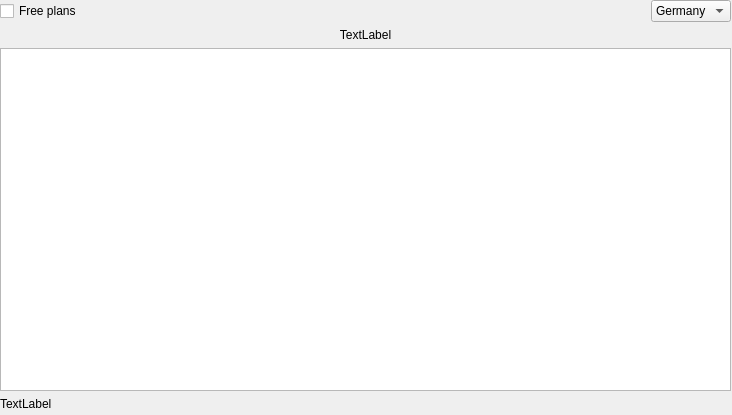
<?xml version="1.0" encoding="UTF-8"?>
<ui version="4.0">
 <class>OwncloudProviderListPage</class>
 <widget class="QWizardPage" name="OwncloudProviderListPage">
  <property name="geometry">
   <rect>
    <x>0</x>
    <y>0</y>
    <width>732</width>
    <height>415</height>
   </rect>
  </property>
  <property name="sizePolicy">
   <sizepolicy hsizetype="Preferred" vsizetype="Preferred">
    <horstretch>0</horstretch>
    <verstretch>0</verstretch>
   </sizepolicy>
  </property>
  <property name="windowTitle">
   <string>WizardPage</string>
  </property>
  <widget class="QWidget" name="verticalLayoutWidget_2">
   <property name="geometry">
    <rect>
     <x>0</x>
     <y>0</y>
     <width>731</width>
     <height>411</height>
    </rect>
   </property>
   <layout class="QVBoxLayout" name="verticalLayout" stretch="0,0,0,0">
    <property name="spacing">
     <number>6</number>
    </property>
    <property name="sizeConstraint">
     <enum>QLayout::SetDefaultConstraint</enum>
    </property>
    <item>
     <layout class="QHBoxLayout" name="horizontalLayout">
      <item>
       <widget class="QCheckBox" name="freePlans">
        <property name="text">
         <string>Free plans</string>
        </property>
       </widget>
      </item>
      <item>
       <spacer name="horizontalSpacer">
        <property name="orientation">
         <enum>Qt::Horizontal</enum>
        </property>
        <property name="sizeHint" stdset="0">
         <size>
          <width>40</width>
          <height>20</height>
         </size>
        </property>
       </spacer>
      </item>
      <item>
       <widget class="QComboBox" name="country">
        <item>
         <property name="text">
          <string>Germany</string>
         </property>
        </item>
        <item>
         <property name="text">
          <string>USA</string>
         </property>
        </item>
       </widget>
      </item>
     </layout>
    </item>
    <item>
     <widget class="QLabel" name="topLabel">
      <property name="sizePolicy">
       <sizepolicy hsizetype="Preferred" vsizetype="Fixed">
        <horstretch>0</horstretch>
        <verstretch>0</verstretch>
       </sizepolicy>
      </property>
      <property name="text">
       <string>TextLabel</string>
      </property>
      <property name="textFormat">
       <enum>Qt::RichText</enum>
      </property>
      <property name="alignment">
       <set>Qt::AlignCenter</set>
      </property>
      <property name="wordWrap">
       <bool>true</bool>
      </property>
     </widget>
    </item>
    <item>
     <widget class="QListWidget" name="listWidget">
      <property name="focusPolicy">
       <enum>Qt::StrongFocus</enum>
      </property>
      <property name="selectionMode">
       <enum>QAbstractItemView::NoSelection</enum>
      </property>
      <property name="verticalScrollMode">
       <enum>QAbstractItemView::ScrollPerPixel</enum>
      </property>
      <property name="horizontalScrollMode">
       <enum>QAbstractItemView::ScrollPerPixel</enum>
      </property>
      <property name="resizeMode">
       <enum>QListView::Adjust</enum>
      </property>
     </widget>
    </item>
    <item>
     <widget class="QLabel" name="bottomLabel">
      <property name="text">
       <string>TextLabel</string>
      </property>
      <property name="textFormat">
       <enum>Qt::RichText</enum>
      </property>
     </widget>
    </item>
   </layout>
  </widget>
 </widget>
 <resources/>
 <connections>
  <connection>
   <sender>freePlans</sender>
   <signal>toggled(bool)</signal>
   <receiver>OwncloudProviderListPage</receiver>
   <slot>toggleFreePlans(bool)</slot>
   <hints>
    <hint type="sourcelabel">
     <x>46</x>
     <y>27</y>
    </hint>
    <hint type="destinationlabel">
     <x>482</x>
     <y>557</y>
    </hint>
   </hints>
  </connection>
  <connection>
   <sender>country</sender>
   <signal>currentTextChanged(QString)</signal>
   <receiver>OwncloudProviderListPage</receiver>
   <slot>setCountry(QString)</slot>
   <hints>
    <hint type="sourcelabel">
     <x>665</x>
     <y>18</y>
    </hint>
    <hint type="destinationlabel">
     <x>812</x>
     <y>128</y>
    </hint>
   </hints>
  </connection>
 </connections>
 <slots>
  <slot>toggleFreePlans(bool)</slot>
  <slot>setCountry(QString)</slot>
 </slots>
</ui>
